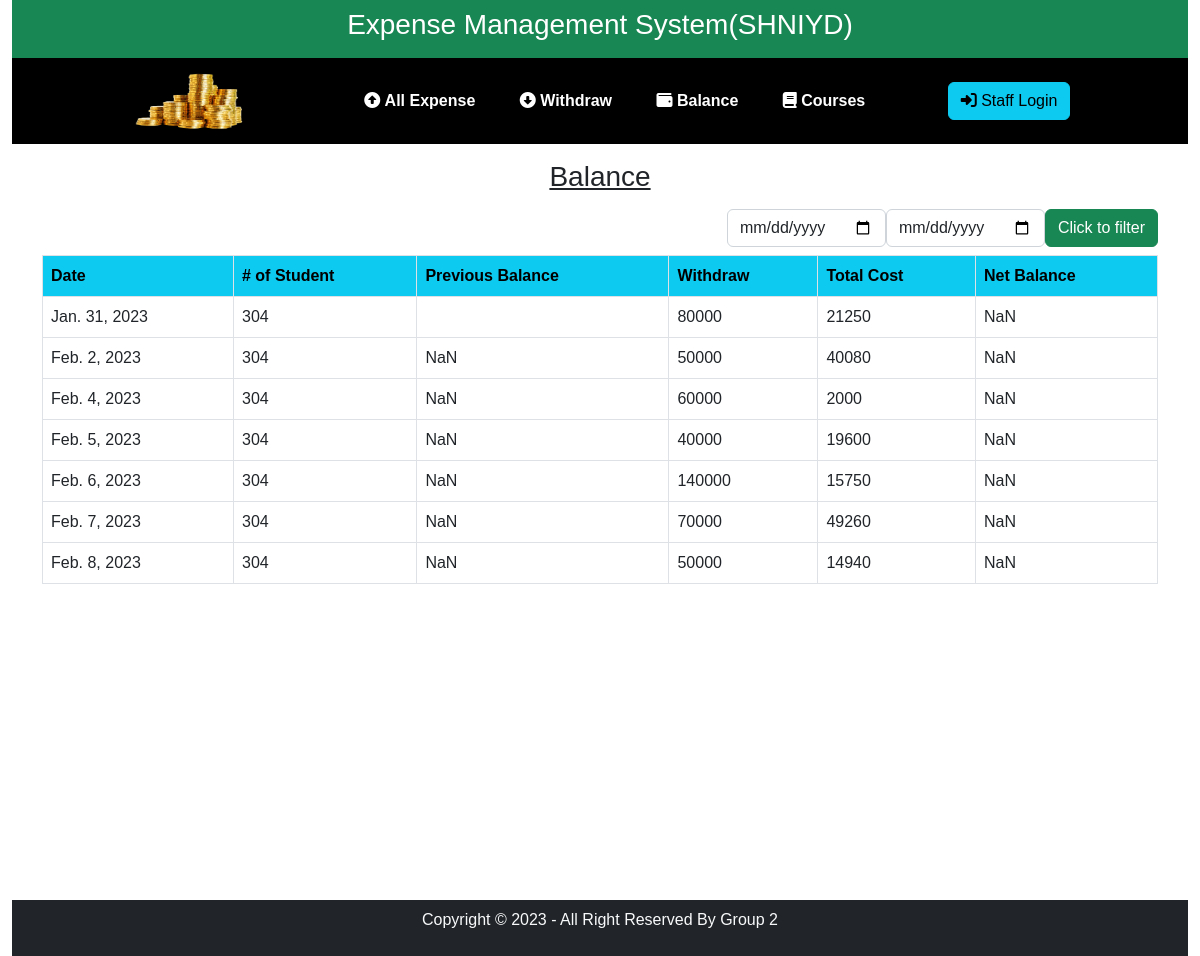
The app's page /balance/ with its own data.
### ExpenseApp/models.py (models this page shows, shortened)
class DailyExpense(models.Model):
    item_name=models.ForeignKey(Item,on_delete=models.CASCADE)
    item_price=models.IntegerField(default=0)
    item_quantity=models.IntegerField(default=0)
    def Total(self):
        return self.item_price*self.item_quantity
    total = Total
    Total = models.IntegerField(default=2000)
    date=models.DateField()

class Withdraw(models.Model):
    withdraw_id=models.IntegerField(default=0)
    course_id=models.ForeignKey(Course,on_delete=models.CASCADE)
    cordinator_id=models.ForeignKey(Cordinator,on_delete=models.CASCADE)
    amount=models.IntegerField(default=0)
    date=models.DateField()

### ExpenseApp/views.py (the view, shortened to what this page needs)
# urls.py: path('balance/', views.DailyBalance, name='balance')
def DailyBalance(request):
    student = CourseDetails.objects.values('status').annotate(sum= Sum('number_of_student'))
    balance = Withdraw.objects.values('date').annotate(sum=Sum('amount')).order_by('date')
    total_cost = DailyExpense.objects.values('date').annotate(cost=Sum('Total')).order_by('date')
    combined_dict = {}
    for b, c in zip(balance, total_cost):
        date = c['date']
        combined_dict[date] = {
            'balance': b['sum'],
            'total_cost': c['cost']
        }
    sorted_dict = dict(sorted(combined_dict.items(), key=lambda x: x[0]))
    context = {'combined_dict': sorted_dict,'student':student}
    return render(request, 'expenseApp/dailyBalance.html', context)

### templates/expenseApp/dailyBalance.html (shortened to what this page needs)
{% extends 'expenseApp/base.html'%}
{% block content %}
<div class="container">
<div class="text-center py-2">
    <h3 class="text-center py-2 text-decoration-underline">Balance</h3>
    <form class="d-flex justify-content-end align-items-center" action="" method="post">
            <input id="date" type="date" class="form-control" name="date" style="width: fit-content;">
            <input id="date2" type="date" class="form-control" name="date2" style="width: fit-content;">
            <input type="submit" value="Click to filter" class="btn btns btn-success">
    </form>
</div>
    <table class="table table-bordered table-hover">
        <tr class="text-bg-info">
            <th>Date</th>
            <th># of Student </th>
            <th>Previous Balance</th>
            <th>Withdraw</th>
            <th>Total Cost</th>
            <th>Net Balance</th>
        </tr>
        {% for date, data in combined_dict.items %}
        <tr>
            <td class="dailyExpenseDate">{{ date }}</td>
            {% for stu in student %}
            <td class="numberOfStudent">{{ stu.sum }}</td>
            {% endfor %}
            <td class="priviousBalance"></td>
            <td class="withdrawAmount">{{ data.balance }}</td>
            <td class="totalCOst">{{ data.total_cost }}</td>
            <td class="netBalance"></td>
        </tr>
        {% endfor %}
    </table>
</div>
{% endblock %}

### static/css/style.css (style rules this page uses)
* { padding: 0; margin: 0; box-sizing: border-box; font-family: "josefin sans", sans-serif; }

### records on screen
DailyExpense: date "Feb. 4, 2023", sum "304", balance "60000", total_cost "2000"
Withdraw: date "Feb. 5, 2023", sum "304", balance "40000", total_cost "19600"

### other values on screen
{{ date }} "Jan. 31, 2023" "Feb. 2, 2023" "Feb. 6, 2023" "Feb. 7, 2023" "Feb. 8, 2023"
{{ stu.sum }} "304" "304" "304" "304" "304"
{{ data.balance }} "80000" "50000" "140000" "70000" "50000"
{{ data.total_cost }} "21250" "40080" "15750" "49260" "14940"
